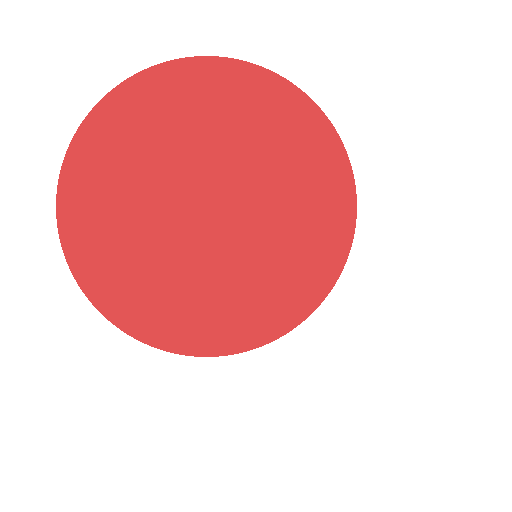
#> input picture code/images/red_circle.png, 512 x 512 px
$ python images.py
#> lines starting #> are read from the running program, lines starting #| are printed output that depends on the picture; after the words box and inside, x2 and y2 are one past the last pixel; in counts of white or black regions, pixels touching at a corner belong together
"""Lecture 5, exercise 5: the primitives for a language of images.

Pillow is the library (`pip install pillow`); everything else is the
standard library. `show` is what the language's `print` should call.

Run with `python3 images.py`: it draws the two example images, if they are
missing, and writes the results of the operations next to them.
"""

from __future__ import annotations

from pathlib import Path

from PIL import Image, ImageDraw, ImageOps

HERE = Path(__file__).parent
SIZE = 512


# --- Load and save ------------------------------------------------------------


def load(path: Path) -> Image.Image:
    with Image.open(path) as image:
        return image.convert("RGBA")


def save(image: Image.Image, path: Path) -> None:
    image.save(path)


# --- The two example images -------------------------------------------------


def red_circle() -> Image.Image:
    image = Image.new("RGBA", (SIZE, SIZE), (0, 0, 0, 0))
    draw = ImageDraw.Draw(image)
    draw.ellipse((56, 56, 356, 356), fill=(220, 40, 40, 200))
    return image


def blue_square() -> Image.Image:
    image = Image.new("RGBA", (SIZE, SIZE), (0, 0, 0, 0))
    draw = ImageDraw.Draw(image)
    draw.rectangle((176, 176, 456, 456), fill=(40, 80, 220, 160))
    return image


# --- Operations: each returns a new image ------------------------------------


def over(front: Image.Image, back: Image.Image, x: int = 0, y: int = 0) -> Image.Image:
    """`front` on top of `back`, with its top-left corner at (x, y) of `back`.
    The parts of `front` that fall outside `back` are cut away. Pillow does not
    accept a negative position."""
    result = back.copy()
    result.alpha_composite(front, dest=(x, y))
    return result


def scale(image: Image.Image, factor: float) -> Image.Image:
    width = max(1, round(image.width * factor))
    height = max(1, round(image.height * factor))
    return image.resize((width, height), Image.Resampling.LANCZOS)


def beside(left: Image.Image, right: Image.Image) -> Image.Image:
    result = Image.new(
        "RGBA", (left.width + right.width, max(left.height, right.height)), (0, 0, 0, 0)
    )
    result.paste(left, (0, 0))
    result.paste(right, (left.width, 0))
    return result


def above(top: Image.Image, bottom: Image.Image) -> Image.Image:
    result = Image.new(
        "RGBA", (max(top.width, bottom.width), top.height + bottom.height), (0, 0, 0, 0)
    )
    result.paste(top, (0, 0))
    result.paste(bottom, (0, top.height))
    return result


def mirror(image: Image.Image) -> Image.Image:
    return ImageOps.mirror(image)


def fade(image: Image.Image, factor: float) -> Image.Image:
    r, g, b, a = image.split()
    a = a.point(lambda v: round(v * factor))
    return Image.merge("RGBA", (r, g, b, a))


def show(image: Image.Image) -> None:
    """Open a window with the image, in the system's image viewer."""
    image.show()


def on_white(image: Image.Image) -> Image.Image:
    return over(image, Image.new("RGBA", image.size, (255, 255, 255, 255)))


if __name__ == "__main__":
    for name, make in [("red_circle.png", red_circle), ("blue_square.png", blue_square)]:
        if not (HERE / name).exists():
            save(make(), HERE / name)

    circle = load(HERE / "red_circle.png")
#> in load, image is the input picture: PIL image 512x512 RGBA; mean R, G, B, A 59.7, 10.9, 10.9, 54.3
    square = load(HERE / "blue_square.png")
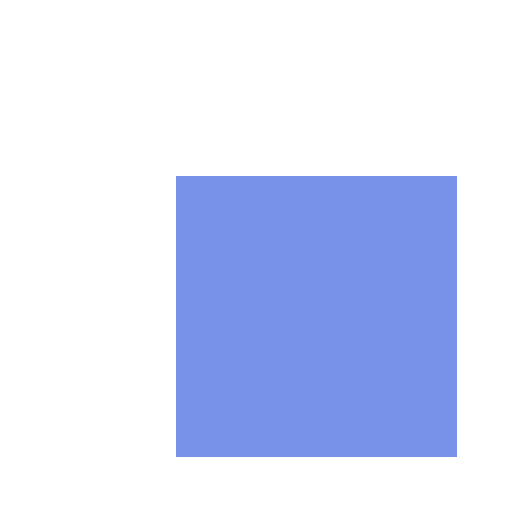
#> input picture code/images/blue_square.png, 512 x 512 px
#> in load, image is the input picture: PIL image 512x512 RGBA; mean R, G, B, A 12, 24.1, 66.3, 48.2
    print(circle.size, circle.mode)  # (512, 512) RGBA
#| (512, 512) RGBA
    print(circle.getpixel((206, 206)))  # (220, 40, 40, 200): inside the circle
#| (220, 40, 40, 200)
    print(circle.getpixel((10, 10)))  # (0, 0, 0, 0): transparent
#| (0, 0, 0, 0)

    out = HERE / "out"
    out.mkdir(exist_ok=True)
    save(over(circle, square), out / "circle_over_square.png")
    save(over(square, circle), out / "square_over_circle.png")
    save(beside(circle, square), out / "beside.png")
#> in beside, `result = Image.new( "RGBA", (left.width + right.width, max(left.height..`: result: PIL image 1024x512 RGBA; every value is 0
#> in beside, `result.paste(right, (left.width, 0))`:
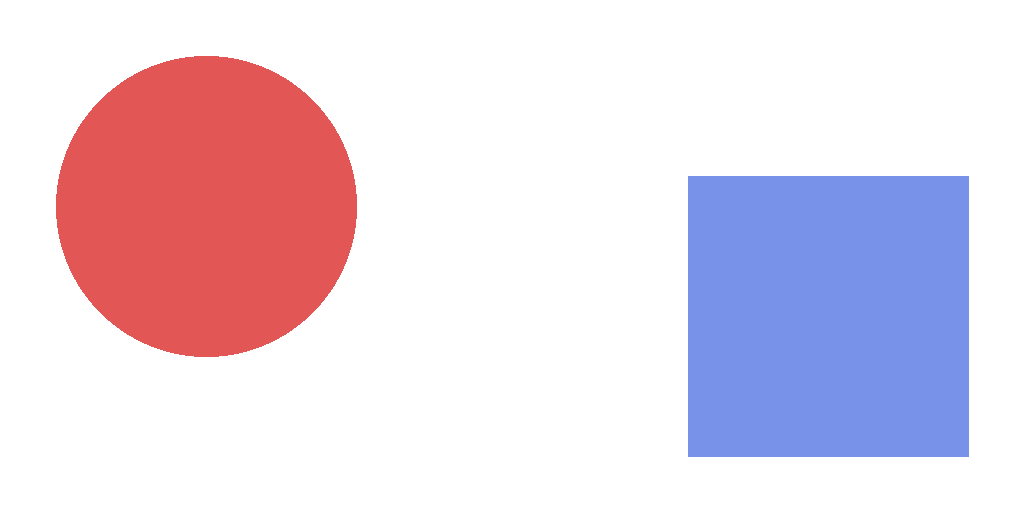
#> result: PIL image 1024x512 RGBA; mean R, G, B, A 35.9, 17.5, 38.6, 51.2; transparent parts drawn white
    save(mirror(circle), out / "mirror.png")
#> in mirror, `return ImageOps.mirror(image)`:
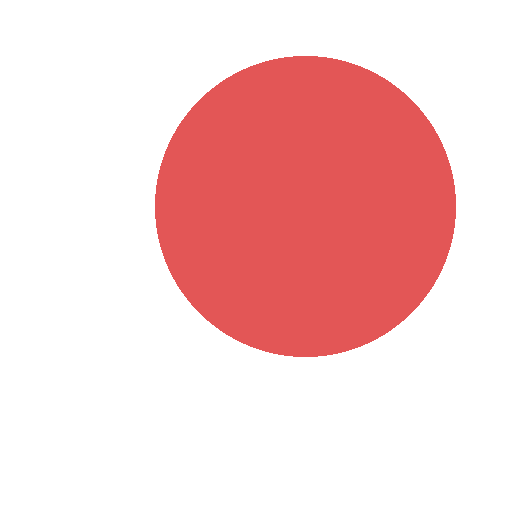
#> returned value: PIL image 512x512 RGBA; mean R, G, B, A 59.7, 10.9, 10.9, 54.3; transparent parts drawn white
    save(over(fade(circle, 0.4), square), out / "faded_over.png")
#> in fade, `r, g, b, a = image.split()`:
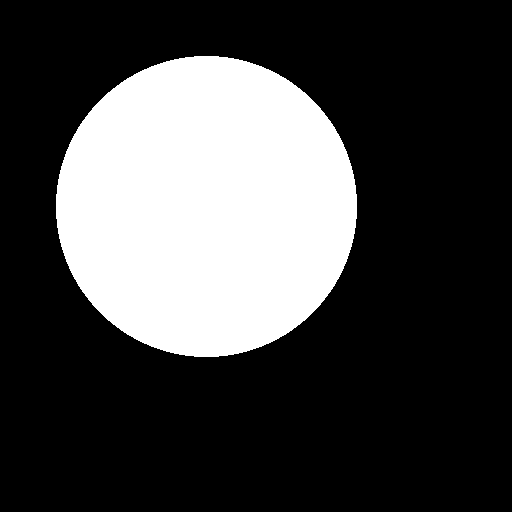
#> r: PIL image 512x512 L; values 0 (black) and 220 (white), 27.1% white; 1 white region, box (x1, y1, x2, y2) and area: (56, 56, 357, 357) 71129
#> in fade, `return Image.merge("RGBA", (r, g, b, a))`:
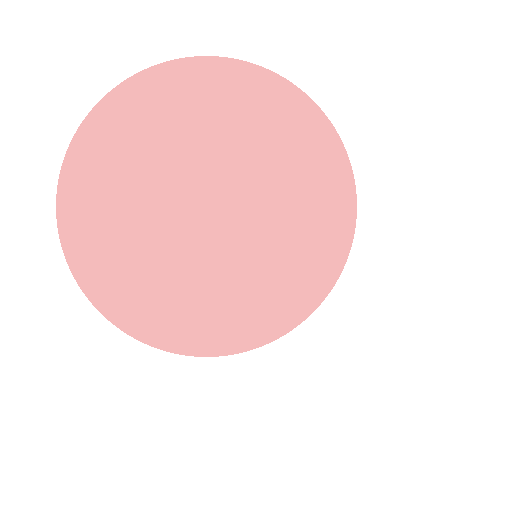
#> returned value: PIL image 512x512 RGBA; mean R, G, B, A 59.7, 10.9, 10.9, 21.7; transparent parts drawn white
#> call 3 of over, with x = 0, y = 0
#> in over (call 3), `result.alpha_composite(front, dest=(x, y))`:
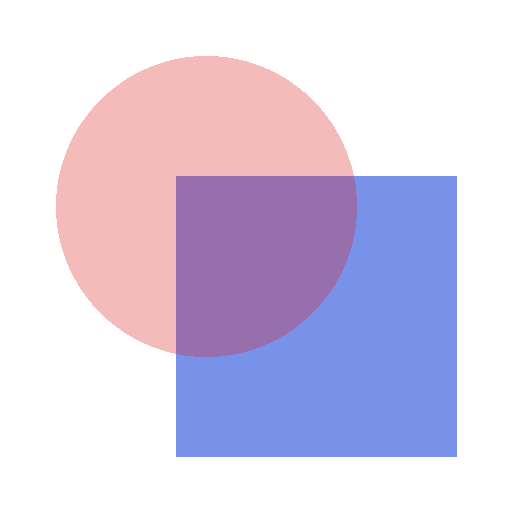
#> result: PIL image 512x512 RGBA; mean R, G, B, A 56.5, 28.9, 64.8, 64.6; transparent parts drawn white
    small = scale(circle, 0.5)
    print(small.size)  # (256, 256)
#| (256, 256)
    save(over(small, square, 256, 256), out / "small_circle_at.png")
#> call 4 of over, with x = 256, y = 256
#> in over (call 4), `result.alpha_composite(front, dest=(x, y))`:
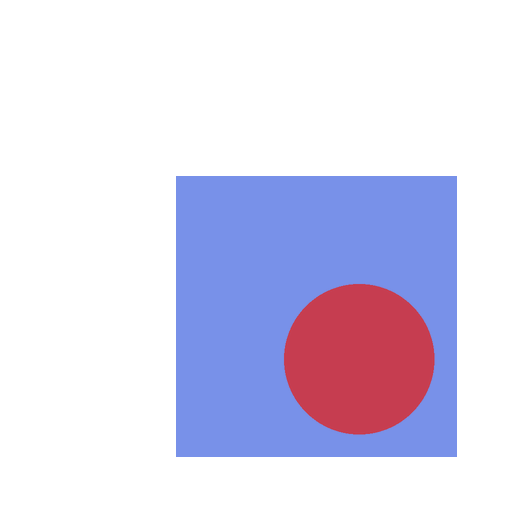
#> result: PIL image 512x512 RGBA; mean R, G, B, A 22.5, 21.7, 55.8, 53.3; transparent parts drawn white
    print(over(circle, square).getpixel((300, 300)))  # where the two overlap
#| (194, 46, 66, 235)
